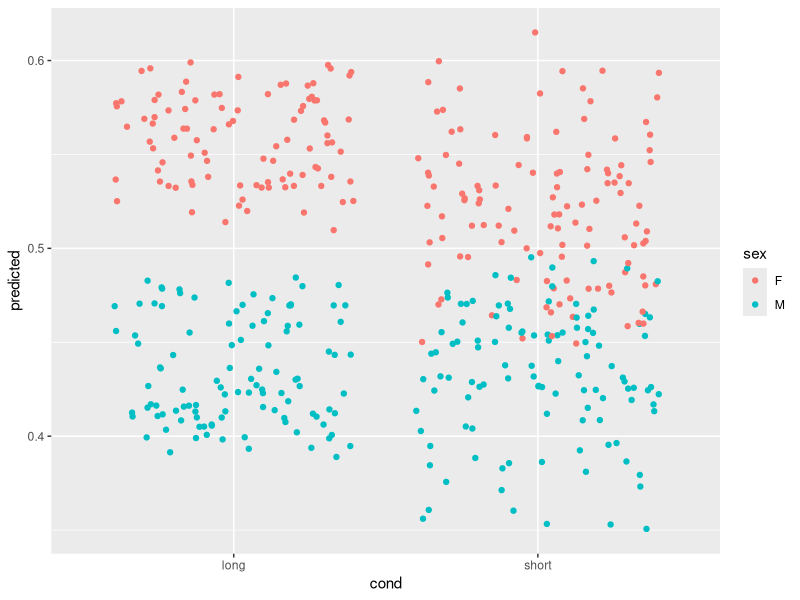
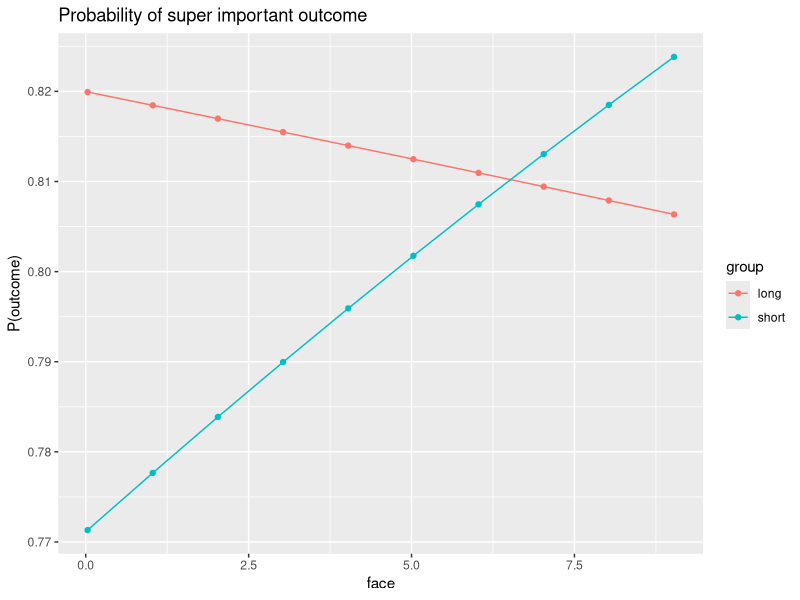

R code for these plots, in order: (Note: this script raises an error after producing the figures.)
## ---- chunk 1
knitr::opts_chunk$set(echo = TRUE, warning = FALSE, message = FALSE)
## ---- chunk 2
# Load packages
packs <- c("knitr", "dplyr", "ggplot2", "lmerTest", "merTools", "broom.mixed", "car", "knitr", "reshape2")
lapply(packs, require, character.only = TRUE)
## ---- chunk 3
set.seed(88)
ds <- NULL

for (i in 1:40) {
  id = i
  age = rep(round(runif(n=1, min=6, max=8),2),12)
  sex = ifelse((i %% 2)==0, "F", "M")
  trial = c(1:12)
  face = runif(n = 12, min = -1, max = 10)
  R = runif(n = 12, min = -1, max = 10)
  L = runif(n = 12, min = -1, max = 10)
  cond = ifelse(i <20, "long", "short")
  target = rep(x = c("R", "L"), 6)
temp = cbind(id,age,sex,trial,face,R,L,cond,target)
ds = rbind(ds, temp)
}

kable(head(ds), caption = "Table 1: Simulation dataset")
## ---- chunk 4
library(dplyr)
ds <- data.frame(ds) %>%
  mutate_each(funs(as.numeric(as.character(.))), -sex, -cond, -target) %>% # format
  filter(face>0) %>%
  mutate_each(funs(replace(., . < 0, 0)), -sex, -cond, -target) %>% # remove negative values (missing) with zero
  mutate(GF=factor(ifelse(target == "R" & R < L, "1",
                   ifelse(target == "L" & L < R, "1",
                   "0")))) # detect GF: when time to first fixation is faster towards the side of the target
head(ds)
## ---- chunk 5
levels(ds$GF)
## ---- chunk 6
library(lmerTest)

m1 <- glmer(GF ~ 
              cond*face + age + sex + target - 1 + 
              (1|id), 
            family = "binomial", 
            data = ds)

# Thought: this could be done only with face presentation time, instead of the categorical conditions? Is it different if they look long when face presentation time is long/short?
summary(m1)
## ---- chunk 7
p <- predict(m1,
             type="response")
ds$predicted <- p
## ---- chunk 8
library(ggplot2)
ggplot(data=ds, aes(y=predicted, x=cond, col=sex)) + 
  geom_jitter()
## ---- chunk 9
dw <- fixef(m1)
dw
## ---- chunk 10
X1 <- dw[3]

long <- dw[1]
short <- dw[2]
X1.short <- dw[7]
## ---- chunk 11
X1_range <- seq(from=min(ds$face), to=max(ds$face), by=1)

long_logits <- X1*X1_range +
  long +
  X1.short*X1_range*0

short_logits <- X1*X1_range +
  short +
  X1.short*X1_range
## ---- chunk 12
long_probs <- exp(long_logits)/(1 + exp(long_logits))
short_probs <- exp(short_logits)/(1 + exp(short_logits))

library(tidyr)
# first you have to get the information into a long dataframe, which is what ggplot likes :)
plot.data <- data.frame(long=long_probs, short=short_probs, X1=X1_range)
plot.data <- gather(plot.data, key=group, value=prob, long:short)
head(plot.data)
## ---- chunk 13
ggplot(plot.data, aes(x=X1, y=prob, color=group)) + # asking it to set the color by the variable "group" is what makes it draw three different lines
  geom_point() +
  geom_path() + 
  labs(x="face", y="P(outcome)", title="Probability of super important outcome") 
## ---- chunk 14
library(emmeans)
m.emm <- emmeans(m1, "cond")
## ---- chunk 15
library(broom)
contrast(m.emm, 'tukey') %>%
  broom::tidy()
## ---- chunk 16
m.emm.df <-
  m.emm %>%
  broom::tidy()

m.emm.df %>%
  ggplot(aes(cond, estimate, ymin=asymp.LCL, ymax=asymp.UCL)) +
  geom_pointrange() +
  ylab("GF")
